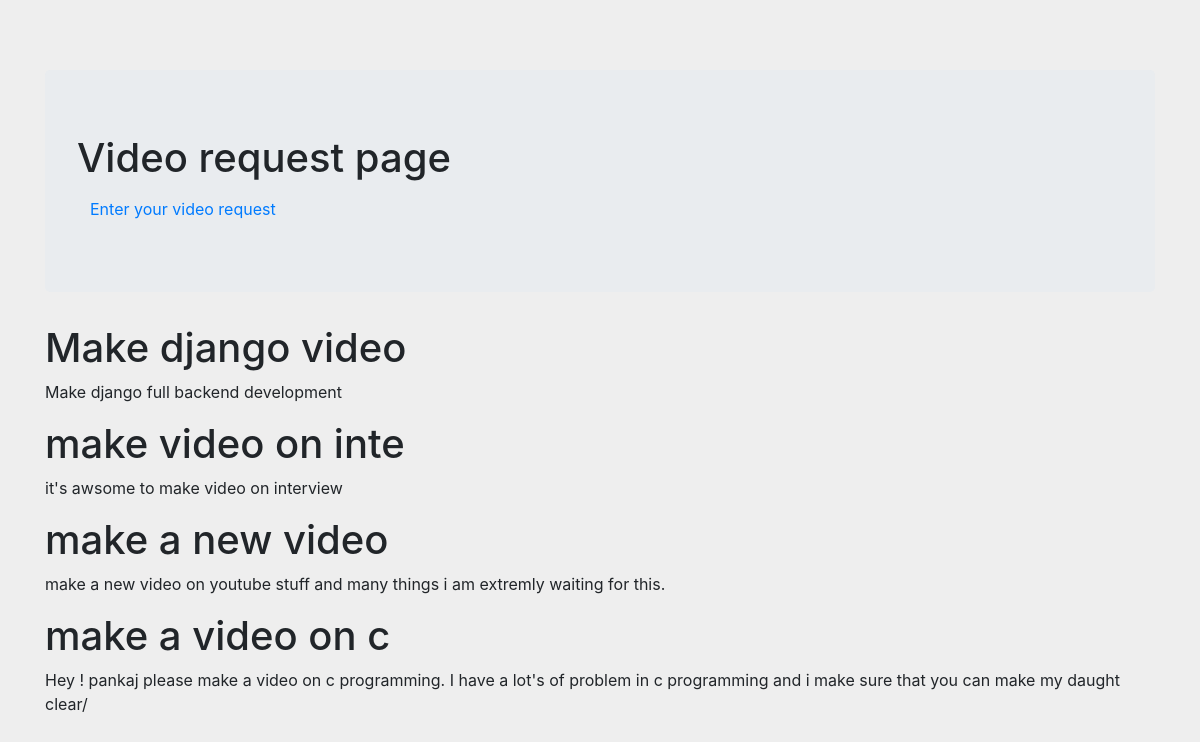
The app's page /videorequest/ with its own data.
### videorequest/models.py (models this page shows, shortened)
class video(models.Model):
    videotitle = models.CharField(max_length = 20)
    videodesc = models.TextField()
    date_added = models.DateTimeField(default = timezone.now)

### videorequest/views.py (the view)
# urls.py: path('',views.index, name= 'index'),
def index(request):
    videos = video.objects.order_by('date_added')
    context = {'videos':videos}
    return render(request, 'videorequest/index.html',context)

### videorequest/templates/videorequest/index.html (shortened to what this page needs)
{% load static %}
<!DOCTYPE html>
<html lang="en">
  <head>
    <link href="{% static 'videorequest/bootstrap.min.css' %}" rel="stylesheet">
    <link href="{% static 'videorequest/theme.css' %}" rel="stylesheet">
  </head>
  <body>
    <div class="container theme-showcase" role="main">
      <div class="jumbotron">
        <h1>Video request page</h1>
        <a type="button" class="btn btn-link" href="{% url 'vrform' %}">Enter your video request</a>
      </div>
     {% for v in videos %}
      <div class="page-header">
        <h1>{{v.videotitle}}</h1>
      </div>
      <div class="well">
        <p>{{v.videodesc}}</p>
      </div>
      {% endfor %}
    </div>
  </body>
</html>

### videorequest/static/videorequest/theme.css (style rules this page uses)
body { padding-top: 70px; padding-bottom: 30px; background-color: #eee; }

### records on screen
video: videotitle "Make django video", videodesc "Make django full backend development"
video: videotitle "make video on inte", videodesc "it's awsome to make video on interview"
video: videotitle "make a new video", videodesc "make a new video on youtube stuff and many things i am extremly waiting for this."
video: videotitle "make a video on c", videodesc "Hey ! pankaj please make a video on c programming. I have a lot's of problem in c programming and i make sure that you can make my daught clear/"
